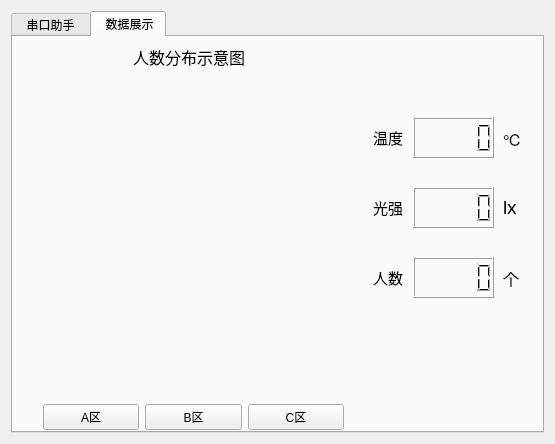
<?xml version="1.0" encoding="UTF-8"?>
<ui version="4.0">
 <class>Widget</class>
 <widget class="QWidget" name="Widget">
  <property name="geometry">
   <rect>
    <x>0</x>
    <y>0</y>
    <width>555</width>
    <height>444</height>
   </rect>
  </property>
  <property name="windowTitle">
   <string>Widget</string>
  </property>
  <layout class="QVBoxLayout" name="verticalLayout_3" stretch="0">
   <item>
    <widget class="QTabWidget" name="tabWidget">
     <property name="maximumSize">
      <size>
       <width>10000</width>
       <height>10000</height>
      </size>
     </property>
     <property name="currentIndex">
      <number>1</number>
     </property>
     <widget class="QWidget" name="tab">
      <attribute name="title">
       <string> 串口助手 </string>
      </attribute>
      <layout class="QGridLayout" name="gridLayout">
       <item row="0" column="0" rowspan="6">
        <layout class="QVBoxLayout" name="verticalLayout">
         <item>
          <layout class="QHBoxLayout" name="horizontalLayout">
           <item>
            <widget class="QLabel" name="label">
             <property name="text">
              <string>端口号：</string>
             </property>
            </widget>
           </item>
           <item>
            <widget class="QComboBox" name="comboBox"/>
           </item>
          </layout>
         </item>
         <item>
          <layout class="QHBoxLayout" name="horizontalLayout_2">
           <item>
            <widget class="QLabel" name="label_2">
             <property name="text">
              <string>波特率：</string>
             </property>
            </widget>
           </item>
           <item>
            <widget class="QComboBox" name="baud">
             <item>
              <property name="text">
               <string>9600</string>
              </property>
             </item>
             <item>
              <property name="text">
               <string>300</string>
              </property>
             </item>
             <item>
              <property name="text">
               <string>1200</string>
              </property>
             </item>
             <item>
              <property name="text">
               <string>2400</string>
              </property>
             </item>
             <item>
              <property name="text">
               <string>4800</string>
              </property>
             </item>
             <item>
              <property name="text">
               <string>14400</string>
              </property>
             </item>
             <item>
              <property name="text">
               <string>19200</string>
              </property>
             </item>
             <item>
              <property name="text">
               <string>24800</string>
              </property>
             </item>
            </widget>
           </item>
          </layout>
         </item>
         <item>
          <layout class="QHBoxLayout" name="horizontalLayout_3">
           <item>
            <widget class="QLabel" name="label_3">
             <property name="text">
              <string>数据位：</string>
             </property>
            </widget>
           </item>
           <item>
            <widget class="QComboBox" name="bit">
             <item>
              <property name="text">
               <string>8</string>
              </property>
             </item>
             <item>
              <property name="text">
               <string>5</string>
              </property>
             </item>
             <item>
              <property name="text">
               <string>6</string>
              </property>
             </item>
             <item>
              <property name="text">
               <string>7</string>
              </property>
             </item>
            </widget>
           </item>
          </layout>
         </item>
         <item>
          <layout class="QHBoxLayout" name="horizontalLayout_4">
           <item>
            <widget class="QLabel" name="label_4">
             <property name="text">
              <string>校验位：</string>
             </property>
            </widget>
           </item>
           <item>
            <widget class="QComboBox" name="cbit">
             <item>
              <property name="text">
               <string>0</string>
              </property>
             </item>
            </widget>
           </item>
          </layout>
         </item>
         <item>
          <layout class="QHBoxLayout" name="horizontalLayout_5">
           <item>
            <widget class="QLabel" name="label_5">
             <property name="text">
              <string>停止位：</string>
             </property>
            </widget>
           </item>
           <item>
            <widget class="QComboBox" name="stopbit">
             <item>
              <property name="text">
               <string>1</string>
              </property>
             </item>
             <item>
              <property name="text">
               <string>0</string>
              </property>
             </item>
            </widget>
           </item>
          </layout>
         </item>
         <item>
          <spacer name="verticalSpacer">
           <property name="orientation">
            <enum>Qt::Vertical</enum>
           </property>
           <property name="sizeHint" stdset="0">
            <size>
             <width>20</width>
             <height>40</height>
            </size>
           </property>
          </spacer>
         </item>
         <item>
          <widget class="QPushButton" name="close_port">
           <property name="text">
            <string>关闭串口</string>
           </property>
          </widget>
         </item>
         <item>
          <widget class="QPushButton" name="open_port">
           <property name="text">
            <string>打开串口</string>
           </property>
          </widget>
         </item>
        </layout>
       </item>
       <item row="3" column="1">
        <widget class="QLabel" name="label_7">
         <property name="text">
          <string>发送窗口</string>
         </property>
        </widget>
       </item>
       <item row="1" column="1" colspan="2">
        <widget class="QTextEdit" name="receive_window"/>
       </item>
       <item row="0" column="1">
        <widget class="QLabel" name="label_6">
         <property name="text">
          <string>接收窗口</string>
         </property>
        </widget>
       </item>
       <item row="4" column="1" colspan="2">
        <widget class="QTextEdit" name="send_window"/>
       </item>
       <item row="5" column="1" colspan="2">
        <layout class="QHBoxLayout" name="horizontalLayout_7">
         <item>
          <widget class="QCheckBox" name="checkBox">
           <property name="text">
            <string>自动发送</string>
           </property>
          </widget>
         </item>
         <item>
          <widget class="QPushButton" name="send_button">
           <property name="text">
            <string>发送数据</string>
           </property>
          </widget>
         </item>
         <item>
          <widget class="QPushButton" name="clear_button2">
           <property name="text">
            <string>清空数据</string>
           </property>
          </widget>
         </item>
         <item>
          <widget class="QPushButton" name="txt_mod2">
           <property name="text">
            <string>文本模式</string>
           </property>
          </widget>
         </item>
        </layout>
       </item>
       <item row="2" column="1" colspan="2">
        <layout class="QHBoxLayout" name="horizontalLayout_6">
         <item>
          <widget class="QPushButton" name="updat">
           <property name="text">
            <string>更新数据</string>
           </property>
          </widget>
         </item>
         <item>
          <widget class="QPushButton" name="clear_button1">
           <property name="text">
            <string>清空数据</string>
           </property>
          </widget>
         </item>
         <item>
          <widget class="QPushButton" name="txt_mod1">
           <property name="text">
            <string>文本模式</string>
           </property>
          </widget>
         </item>
        </layout>
       </item>
      </layout>
     </widget>
     <widget class="QWidget" name="tab2">
      <attribute name="title">
       <string> 数据展示</string>
      </attribute>
      <widget class="QWidget" name="show_p" native="true">
       <property name="geometry">
        <rect>
         <x>20</x>
         <y>40</y>
         <width>331</width>
         <height>311</height>
        </rect>
       </property>
      </widget>
      <widget class="QLabel" name="label_8">
       <property name="geometry">
        <rect>
         <x>120</x>
         <y>10</y>
         <width>121</width>
         <height>20</height>
        </rect>
       </property>
       <property name="font">
        <font>
         <pointsize>12</pointsize>
        </font>
       </property>
       <property name="text">
        <string>人数分布示意图</string>
       </property>
      </widget>
      <widget class="QLCDNumber" name="tem">
       <property name="geometry">
        <rect>
         <x>400</x>
         <y>80</y>
         <width>81</width>
         <height>41</height>
        </rect>
       </property>
      </widget>
      <widget class="QLabel" name="label_9">
       <property name="geometry">
        <rect>
         <x>360</x>
         <y>90</y>
         <width>54</width>
         <height>21</height>
        </rect>
       </property>
       <property name="font">
        <font>
         <family>宋体</family>
         <pointsize>11</pointsize>
        </font>
       </property>
       <property name="text">
        <string>温度</string>
       </property>
      </widget>
      <widget class="QLabel" name="label_10">
       <property name="geometry">
        <rect>
         <x>360</x>
         <y>160</y>
         <width>54</width>
         <height>21</height>
        </rect>
       </property>
       <property name="font">
        <font>
         <family>宋体</family>
         <pointsize>11</pointsize>
        </font>
       </property>
       <property name="text">
        <string>光强</string>
       </property>
      </widget>
      <widget class="QLCDNumber" name="ray">
       <property name="geometry">
        <rect>
         <x>400</x>
         <y>150</y>
         <width>81</width>
         <height>41</height>
        </rect>
       </property>
      </widget>
      <widget class="QLabel" name="label_11">
       <property name="geometry">
        <rect>
         <x>360</x>
         <y>230</y>
         <width>54</width>
         <height>21</height>
        </rect>
       </property>
       <property name="font">
        <font>
         <family>宋体</family>
         <pointsize>11</pointsize>
        </font>
       </property>
       <property name="text">
        <string>人数</string>
       </property>
      </widget>
      <widget class="QLCDNumber" name="person">
       <property name="geometry">
        <rect>
         <x>400</x>
         <y>220</y>
         <width>81</width>
         <height>41</height>
        </rect>
       </property>
      </widget>
      <widget class="QLabel" name="label_12">
       <property name="geometry">
        <rect>
         <x>490</x>
         <y>91</y>
         <width>31</width>
         <height>21</height>
        </rect>
       </property>
       <property name="font">
        <font>
         <pointsize>12</pointsize>
        </font>
       </property>
       <property name="text">
        <string>℃</string>
       </property>
      </widget>
      <widget class="QLabel" name="label_13">
       <property name="geometry">
        <rect>
         <x>490</x>
         <y>160</y>
         <width>31</width>
         <height>21</height>
        </rect>
       </property>
       <property name="font">
        <font>
         <pointsize>14</pointsize>
        </font>
       </property>
       <property name="text">
        <string>lx</string>
       </property>
      </widget>
      <widget class="QLabel" name="label_14">
       <property name="geometry">
        <rect>
         <x>490</x>
         <y>230</y>
         <width>21</width>
         <height>21</height>
        </rect>
       </property>
       <property name="font">
        <font>
         <pointsize>12</pointsize>
        </font>
       </property>
       <property name="text">
        <string>个</string>
       </property>
      </widget>
      <widget class="QWidget" name="horizontalLayoutWidget">
       <property name="geometry">
        <rect>
         <x>360</x>
         <y>70</y>
         <width>160</width>
         <height>80</height>
        </rect>
       </property>
       <layout class="QHBoxLayout" name="horizontalLayout_8">
        <item>
         <layout class="QHBoxLayout" name="horizontalLayout_9"/>
        </item>
       </layout>
      </widget>
      <widget class="QWidget" name="horizontalLayoutWidget_4">
       <property name="geometry">
        <rect>
         <x>360</x>
         <y>210</y>
         <width>161</width>
         <height>80</height>
        </rect>
       </property>
       <layout class="QHBoxLayout" name="horizontalLayout_11"/>
      </widget>
      <widget class="QWidget" name="horizontalLayoutWidget_2">
       <property name="geometry">
        <rect>
         <x>360</x>
         <y>150</y>
         <width>160</width>
         <height>61</height>
        </rect>
       </property>
       <layout class="QHBoxLayout" name="horizontalLayout_10"/>
      </widget>
      <widget class="QWidget" name="horizontalLayoutWidget_3">
       <property name="geometry">
        <rect>
         <x>30</x>
         <y>350</y>
         <width>301</width>
         <height>61</height>
        </rect>
       </property>
       <layout class="QHBoxLayout" name="horizontalLayout_12">
        <item>
         <widget class="QPushButton" name="al">
          <property name="text">
           <string>A区</string>
          </property>
         </widget>
        </item>
        <item>
         <widget class="QPushButton" name="bl">
          <property name="text">
           <string>B区</string>
          </property>
         </widget>
        </item>
        <item>
         <widget class="QPushButton" name="cl">
          <property name="text">
           <string>C区</string>
          </property>
         </widget>
        </item>
       </layout>
      </widget>
     </widget>
    </widget>
   </item>
  </layout>
 </widget>
 <resources/>
 <connections/>
</ui>
